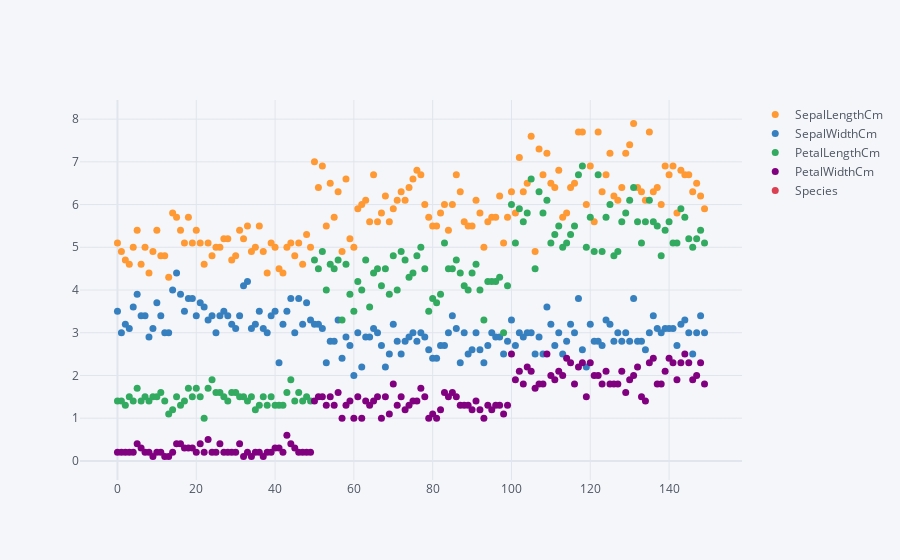

Notebook code for this chart:
### Code cell
df.iplot(kind="scatter",mode="markers",size=7)

### Figure 1 — Plotly figure (JSON) as saved in the notebook; plotly's stock layout.template omitted (floating-point values rounded to 4 significant figures; data arrays with more than 128 entries replaced by an {"elided": "..."} marker saying what was removed)
{"data": [{"line": {"color": "rgba(255, 153, 51, 1.0)", "dash": "solid", "shape": "linear", "width": 1.3}, "marker": {"size": 7, "symbol": "circle"}, "mode": "markers", "name": "SepalLengthCm", "text": "", "type": "scatter", "x": {"elided": "150 int values"}, "y": {"elided": "150 float values"}}, {"line": {"color": "rgba(55, 128, 191, 1.0)", "dash": "solid", "shape": "linear", "width": 1.3}, "marker": {"size": 7, "symbol": "circle"}, "mode": "markers", "name": "SepalWidthCm", "text": "", "type": "scatter", "x": {"elided": "150 int values"}, "y": {"elided": "150 float values"}}, {"line": {"color": "rgba(50, 171, 96, 1.0)", "dash": "solid", "shape": "linear", "width": 1.3}, "marker": {"size": 7, "symbol": "circle"}, "mode": "markers", "name": "PetalLengthCm", "text": "", "type": "scatter", "x": {"elided": "150 int values"}, "y": {"elided": "150 float values"}}, {"line": {"color": "rgba(128, 0, 128, 1.0)", "dash": "solid", "shape": "linear", "width": 1.3}, "marker": {"size": 7, "symbol": "circle"}, "mode": "markers", "name": "PetalWidthCm", "text": "", "type": "scatter", "x": {"elided": "150 int values"}, "y": {"elided": "150 float values"}}, {"line": {"color": "rgba(219, 64, 82, 1.0)", "dash": "solid", "shape": "linear", "width": 1.3}, "marker": {"size": 7, "symbol": "circle"}, "mode": "markers", "name": "Species", "text": "", "type": "scatter", "x": {"elided": "150 int values"}, "y": {"elided": "150 str values"}}], "layout": {"legend": {"bgcolor": "#F5F6F9", "font": {"color": "#4D5663"}}, "paper_bgcolor": "#F5F6F9", "plot_bgcolor": "#F5F6F9", "title": {"font": {"color": "#4D5663"}}, "xaxis": {"gridcolor": "#E1E5ED", "showgrid": true, "tickfont": {"color": "#4D5663"}, "title": {"font": {"color": "#4D5663"}, "text": ""}, "zerolinecolor": "#E1E5ED"}, "yaxis": {"gridcolor": "#E1E5ED", "showgrid": true, "tickfont": {"color": "#4D5663"}, "title": {"font": {"color": "#4D5663"}, "text": ""}, "zerolinecolor": "#E1E5ED"}}}
